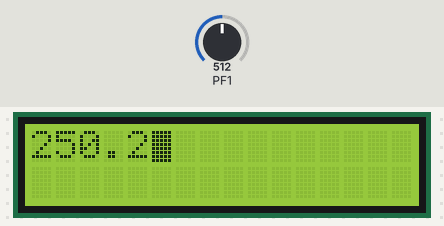
Simulated run of this program. Board: ATmega64, built with avr-gcc and emulated at 1 MHz. Shown: 16×2 character LCD. Wiring (inferred from the names in the program): character LCD (HD44780): RS PC0; R/W PC1; E PC2; data PC4, PC5, PC6, PC7. The test bench sets the inputs (shaded band); at power-on: PF1 = 512.

Above: at 1.3 s.
1.4 s: PF1 set to 716
At 2.7 s:
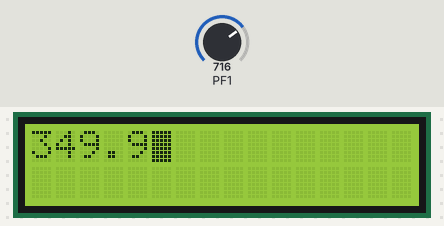
3.0 s: PF1 set to 900
At 3.5 s:
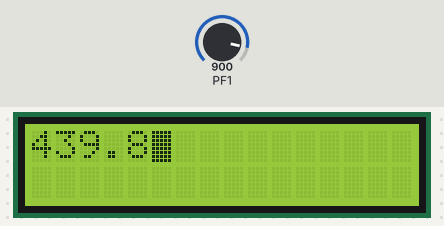
6.0 s: PF1 set to 1023
At 6.8 s:
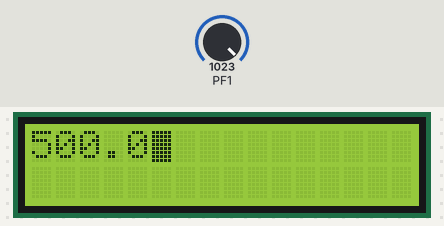
Timing chart, 0 to 9.0 s (numbered marks = the images above; inputs shaded):
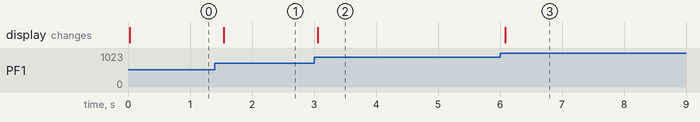

The program:

main.c
```c
#include <stdio.h>
#include <avr/io.h>
#include <avr/interrupt.h>
#include <util/delay.h>
#include <stdlib.h>
#include "lcd_16.h"


void adc_init(void)
{
    ADCSRA=(1<<ADEN)|(1<<ADPS2)|(1<<ADPS1)|(1<<ADPS0);  //Prescaling factor 128
    ADMUX=(1<<REFS0);   //AVCC as Vref
}

uint16_t read_adc(uint8_t channel)
{

    channel &= 0b00000111;

    ADMUX|=channel;         //selecting adc port

    ADCSRA|=(1<<ADSC);    //to start conversion

    while(ADCSRA & (1<<ADSC));  //wait

    return (ADC);       //return
}


int main(void) {


    unsigned int adc_output;

    char buffer[5];
    lcd_init(LCD_DISP_ON_CURSOR_BLINK);

    adc_init();

    while (1) {

        adc_output=read_adc(1);
        adc_output=adc_output/0.2046;


        itoa(adc_output/10, buffer, 10);

        lcd_clrscr();
        lcd_gotoxy(0, 0);
        lcd_puts(buffer);
        lcd_puts(".");

        itoa(adc_output - (adc_output/10)*10, buffer, 10);

        lcd_puts(buffer);

        _delay_ms(500);


    }


}
```

Source omitted: lcd_16.h (29176 bytes)

Measured:
- after the input at 1.4 s, the display: changes after 0.14 s (image 1)
- after the input at 3.0 s, the display: changes after 0.06 s (image 2)
- after the input at 6.0 s, the display: changes after 0.09 s (image 3)
